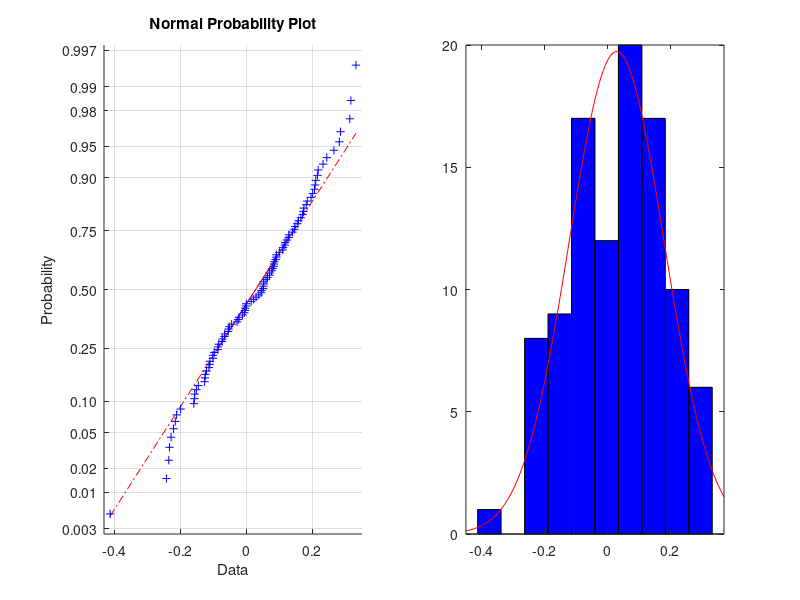
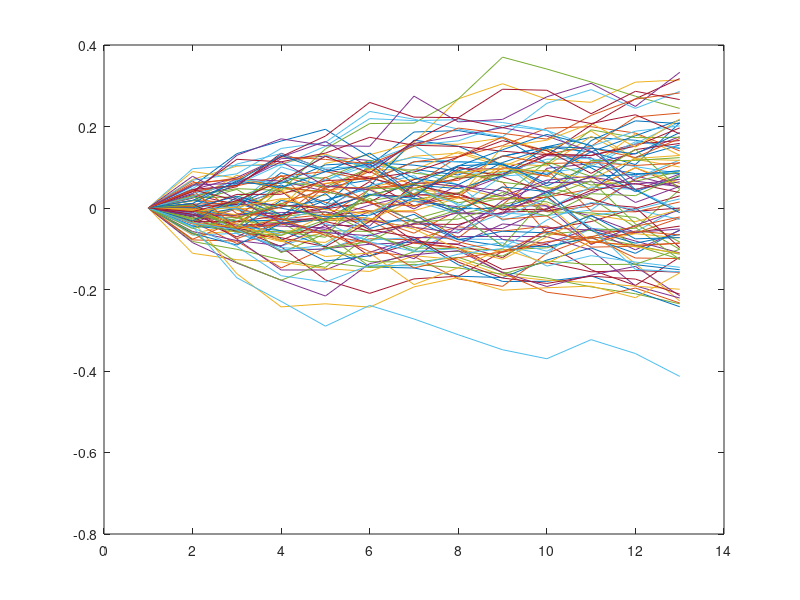

Write the MATLAB code that produced these figures, in order.
% Example 2: we will look in vectors of random variable that are used
% to simulate a geometric Brownian motion. The Browian motion can be
% seen as an asset, yield 4%, volatility 15%. The timespan of the
% simulation is 1 year (twelve monthly realization). We have a 10000 paths
% pool and will select a subsample of 100 paths in the pool to obtain
% the same performance of the original pool
rng (13,'twister')
% Browinan motion parameters
Nper=12;
sigma=0.15;
r=0.04;
dt=1/Nper;
% Creation of the Pool
X_Big_Processes=r*dt+randn(10000,Nper)*sigma*(dt^0.5)-0.5*(sigma^2)*dt;
X_Big_Yields=sum(X_Big_Processes,2);
X_Big_Asset=exp(X_Big_Yields);
% Create a population of 500 individual. Each individual has a genoma of
% 100 genes, any of them points to a path in the pool
Population=ceil(rand(100,500)*10000);
% We make sure all individuals are well defined, so no path is selected
% twice
for i=1:500
    while length(unique(Population(:,i)))<100
        Population(:,i)=ceil(rand(100,1)*10000);
    end
end
% Initialize fitness
MeansOfPopulation=mean(X_Big_Asset(Population));
StDevsOfPopulation=std(X_Big_Yields(Population),1);
w1=10;
w2=1;
Fitness=w1*(MeansOfPopulation-exp(r)).^2+w2*(StDevsOfPopulation-sigma).^2;
% Probability of events
pdeath=0.1;
pfight=0.1;
pmut=0.4;
pcross=0.3;
Res=zeros(10001,1);
genimut=5;
genicross=5;
for i=1:10000 % we will look into 10000 generations
    % The strongest individual is saved at index 1 in population
    [a,b]=sort(Fitness);
    aux=Population(:,b(1));
    auxF=Fitness(b(1));
    Population(:,b(1))=Population(:,1);
    Fitness(b(1))=Fitness(1);
    Population(:,1)=aux;
    Fitness(1)=auxF;
    % We will extract randselector (the individual that will be touched by
    % the event and randgenselector, the gene of the individual that will
    % be changed in the event. It is (almost) like multiplying event
    % probabilities by 1/500 (step (a) of alg. in the paper)
    randselector=rand();
    randgenselector=ceil(rand()*499)+1;
    % The selected individual will die (step (b) of alg. in the paper) and
    % will be replaced by the strongest
    if randselector<pdeath
        Population(:,randgenselector)=Population(:,1);
    % The selected individual will fight against another and the stronger
    % individual will replace the weaker (step (c) of alg.)
    elseif randselector<pdeath+pfight
        target=ceil(rand()*500);
        winner=randgenselector;
        if Fitness(randgenselector)<Fitness(target)
            winner=target;
        end
        winnerG=Population(:,winner);
        Population(:,randgenselector)=winnerG;
        Population(:,target)=winnerG;
    % The selected individual will mutate (step (d) of alg.)
    elseif randselector<pdeath+pfight+pmut
        % Mutation will touch genimut genes
        for j=1:genimut
            % A mutation is good if it does not create a repetition in the
            % individual (the realization in the pool that is selected by
            % the mutation was not present in the original individual)
            goodmut=false;
            while not(goodmut)
                target=ceil(rand()*10000);
                goodmut=not(ismember(target,Population(:,randgenselector)));
            end
            % Il target � un nuovo elemento
            Population(ceil(rand()*100),randgenselector)=target;
        end
    % Last option, the selected individual will go into a crossover, step (e)
    else
        % We need a second individual for the crossover, and we make sure
        % it is different from the first one. We also make sure we are not
        % changing the strongest genoma.
        goodtarget=false;
        while not(goodtarget)
            targeti=ceil(rand()*499)+1;
            goodtarget=(targeti~=randgenselector);
        end
        % we will exchange genicross genes
        for j=1:genicross
            goodcross=false;
            % a gene is good for the exchange if it does not create repetitions.
            % This happens if: 1-the two genes point to the same
            % realization in the pool or 2-the realization in the pool that is
            % pointed to by the gene of intividual A is not already in
            % individual B genoma and vice versa
            while not(goodcross)
                targetg=ceil(rand()*100);
                if Population(targetg,targeti)==Population(targetg,randgenselector)
                    goodcross=true;
                else
                    if not(ismember(Population(targetg,targeti),Population(:,randgenselector))) && ...
                            not(ismember(Population(targetg,randgenselector),Population(:,targeti)))
                        aux=Population(targetg,targeti);
                        Population(targetg,targeti)=Population(targetg,randgenselector);
                        Population(targetg,randgenselector)=aux;
                        goodcross=true;
                    end
                end
            end
        end
    end
    % Upating fitness
    MeansOfPopulation=mean(X_Big_Asset(Population));
    StDevsOfPopulation=std(X_Big_Yields(Population),1);
    Fitness=w1*(MeansOfPopulation-exp(r)).^2+w2*(StDevsOfPopulation-sigma).^2;
    if (Fitness(1)~=Res(i))
        disp(Fitness(1));
    end
    if (mod(i,100)==0)
        disp(i)
    end
    Res(i+1)=Fitness(1);
end
% A couple of plots to look into population
subplot(1,2,1)
normplot(log(X_Big_Asset(Population(:,1))))
subplot(1,2,2)
histfit(log(X_Big_Asset(Population(:,1))),10)
figure()
plot(cumsum([zeros(100,1),X_Big_Processes(Population(:,1),:)],2)')
disp(mean(X_Big_Asset(Population(:,1))))
disp(std(log(X_Big_Asset(Population(:,1))),1))
